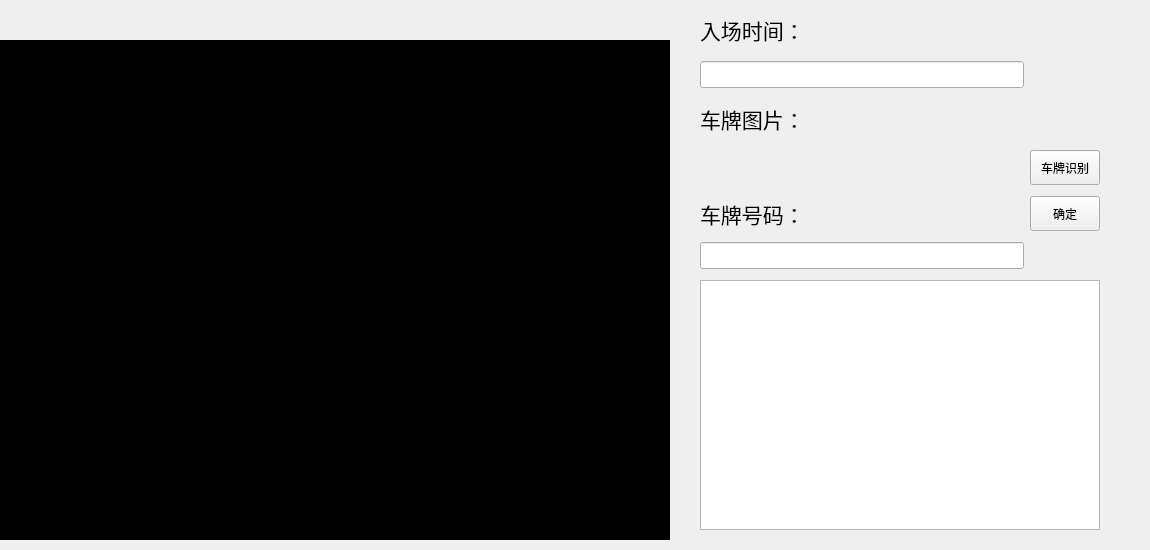
<?xml version="1.0" encoding="UTF-8"?>
<ui version="4.0">
 <class>Main_In</class>
 <widget class="QWidget" name="Main_In">
  <property name="geometry">
   <rect>
    <x>0</x>
    <y>0</y>
    <width>1150</width>
    <height>550</height>
   </rect>
  </property>
  <property name="minimumSize">
   <size>
    <width>1150</width>
    <height>550</height>
   </size>
  </property>
  <property name="maximumSize">
   <size>
    <width>1150</width>
    <height>550</height>
   </size>
  </property>
  <property name="windowTitle">
   <string>Main_In</string>
  </property>
  <widget class="QLabel" name="inVideo_label">
   <property name="geometry">
    <rect>
     <x>0</x>
     <y>40</y>
     <width>670</width>
     <height>500</height>
    </rect>
   </property>
   <property name="styleSheet">
    <string notr="true">background-color: rgb(0, 0, 0);</string>
   </property>
   <property name="text">
    <string/>
   </property>
  </widget>
  <widget class="QWidget" name="widget" native="true">
   <property name="geometry">
    <rect>
     <x>700</x>
     <y>5</y>
     <width>400</width>
     <height>530</height>
    </rect>
   </property>
   <layout class="QGridLayout" name="gridLayout">
    <property name="leftMargin">
     <number>0</number>
    </property>
    <property name="topMargin">
     <number>0</number>
    </property>
    <property name="rightMargin">
     <number>0</number>
    </property>
    <property name="bottomMargin">
     <number>0</number>
    </property>
    <item row="0" column="0">
     <widget class="QLabel" name="inTime_label">
      <property name="maximumSize">
       <size>
        <width>16777215</width>
        <height>40</height>
       </size>
      </property>
      <property name="font">
       <font>
        <pointsize>16</pointsize>
       </font>
      </property>
      <property name="text">
       <string>入场时间：</string>
      </property>
     </widget>
    </item>
    <item row="1" column="0">
     <widget class="QLineEdit" name="inTime_edit">
      <property name="font">
       <font>
        <pointsize>12</pointsize>
       </font>
      </property>
     </widget>
    </item>
    <item row="2" column="0">
     <widget class="QLabel" name="carImage_label">
      <property name="maximumSize">
       <size>
        <width>16777215</width>
        <height>40</height>
       </size>
      </property>
      <property name="font">
       <font>
        <pointsize>16</pointsize>
       </font>
      </property>
      <property name="text">
       <string>车牌图片：</string>
      </property>
     </widget>
    </item>
    <item row="3" column="0">
     <widget class="QLabel" name="car_image_label">
      <property name="text">
       <string/>
      </property>
     </widget>
    </item>
    <item row="3" column="1">
     <widget class="QPushButton" name="carNum_btn">
      <property name="maximumSize">
       <size>
        <width>70</width>
        <height>35</height>
       </size>
      </property>
      <property name="text">
       <string>车牌识别</string>
      </property>
     </widget>
    </item>
    <item row="4" column="0">
     <widget class="QLabel" name="carNum_label">
      <property name="maximumSize">
       <size>
        <width>16777215</width>
        <height>40</height>
       </size>
      </property>
      <property name="font">
       <font>
        <pointsize>16</pointsize>
       </font>
      </property>
      <property name="text">
       <string>车牌号码：</string>
      </property>
     </widget>
    </item>
    <item row="4" column="1">
     <widget class="QPushButton" name="modifyNum_btn">
      <property name="maximumSize">
       <size>
        <width>70</width>
        <height>35</height>
       </size>
      </property>
      <property name="text">
       <string>确定</string>
      </property>
     </widget>
    </item>
    <item row="5" column="0">
     <widget class="QLineEdit" name="carNum_edit">
      <property name="font">
       <font>
        <pointsize>12</pointsize>
       </font>
      </property>
     </widget>
    </item>
    <item row="6" column="0" colspan="2">
     <widget class="QTableWidget" name="tableWidget">
      <property name="maximumSize">
       <size>
        <width>400</width>
        <height>250</height>
       </size>
      </property>
     </widget>
    </item>
   </layout>
  </widget>
 </widget>
 <resources/>
 <connections/>
</ui>
